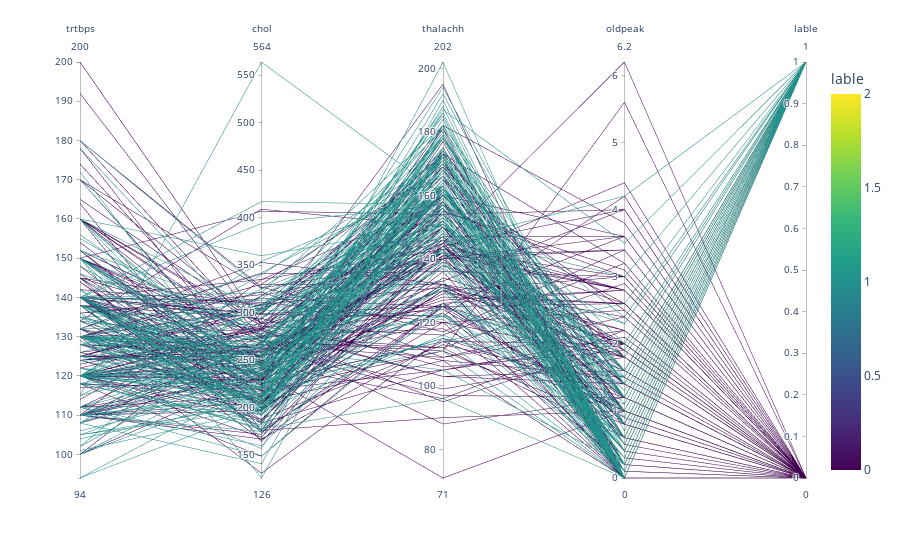

Notebook code for this chart:
### Code cell
fig = px.parallel_coordinates(data,
                              dimensions=['trtbps', 'chol', 'thalachh', 'oldpeak','lable'],
                              color='lable',
                              color_continuous_scale=px.colors.sequential.Viridis, color_continuous_midpoint=1.0)

fig.show()

### Figure 1 — Plotly figure (JSON) as saved in the notebook; plotly's stock layout.template omitted (floating-point values rounded to 4 significant figures; data arrays with more than 128 entries replaced by an {"elided": "..."} marker saying what was removed)
{"data": [{"dimensions": [{"label": "trtbps", "values": {"elided": "303 int values"}}, {"label": "chol", "values": {"elided": "303 int values"}}, {"label": "thalachh", "values": {"elided": "303 int values"}}, {"label": "oldpeak", "values": {"elided": "303 float values"}}, {"label": "lable", "values": {"elided": "303 int values"}}], "domain": {"x": [0, 1], "y": [0, 1]}, "line": {"color": {"elided": "303 int values"}, "coloraxis": "coloraxis"}, "name": "", "type": "parcoords"}], "layout": {"coloraxis": {"cmid": 1, "colorbar": {"title": {"text": "lable"}}, "colorscale": [[0, "#440154"], [0.1111, "#482878"], [0.2222, "#3e4989"], [0.3333, "#31688e"], [0.4444, "#26828e"], [0.5556, "#1f9e89"], [0.6667, "#35b779"], [0.7778, "#6ece58"], [0.8889, "#b5de2b"], [1, "#fde725"]]}, "legend": {"tracegroupgap": 0}, "margin": {"t": 60}}}
